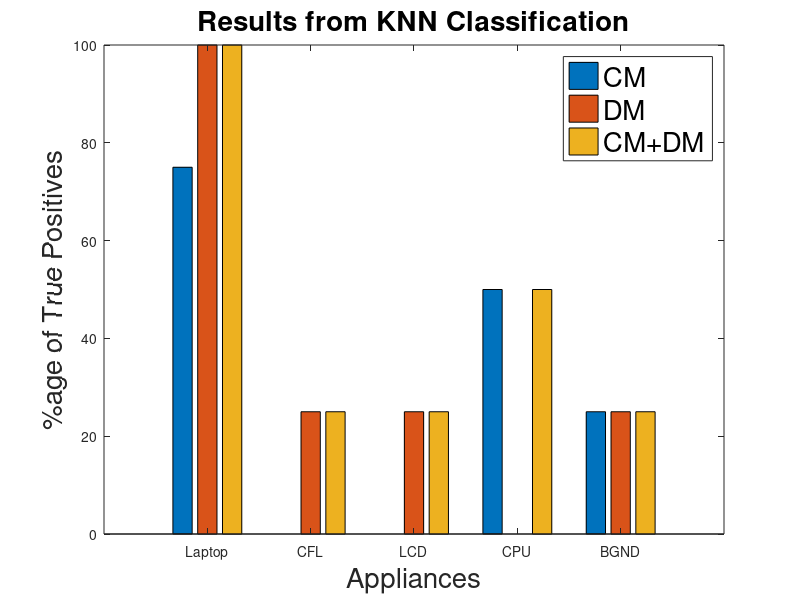
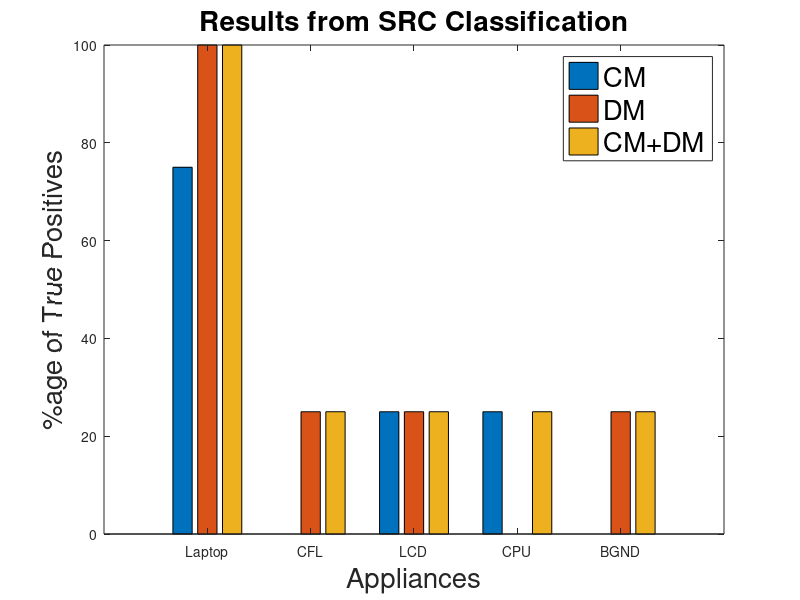
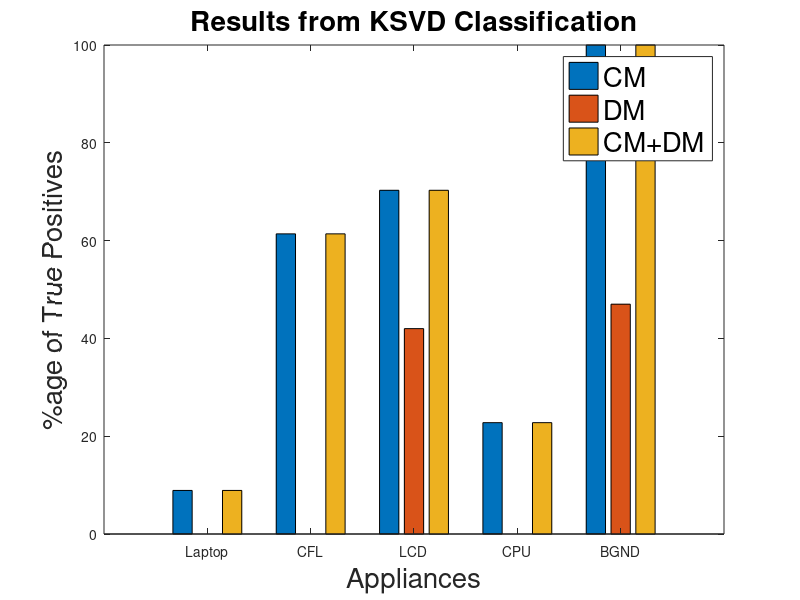

These figures' MATLAB source, in order:
clc;
clear all;
close all;
fontSize = 20;
% Plot histogram for KNN Data [CM, DM, CM+DM]
H = [75 100 100; 0 25 25; 0 25 25; 50 0 50; 25 25 25];
b=bar(H);
hold on;
set(gca,'Xtick',1:5,'XTickLabel',{'Laptop'; 'CFL'; 'LCD'; 'CPU';'BGND'})
title('Results from KNN Classification', 'FontSize', fontSize);
xlabel('Appliances', 'FontSize', fontSize);
ylabel('%age of True Positives', 'FontSize', fontSize);
l{1}='CM';l{2}='DM';l{3}='CM+DM';
legend(b,l,'FontSize', fontSize);
hold off;
saveas(gcf,'KNN_Hist','png');

% Plot histogram for SRC Data [CM, DM, CM+DM]
figure;
H = [75 100 100; 0 25 25; 25 25 25; 25 0 25; 0 25 25];
b=bar(H);
hold on;
set(gca,'Xtick',1:5,'XTickLabel',{'Laptop'; 'CFL'; 'LCD'; 'CPU';'BGND'})
title('Results from SRC Classification', 'FontSize', fontSize);
xlabel('Appliances', 'FontSize', fontSize);
ylabel('%age of True Positives', 'FontSize', fontSize);
l{1}='CM';l{2}='DM';l{3}='CM+DM';
legend(b,l,'FontSize', fontSize);
hold off;
saveas(gcf,'SRC_Hist','png');

% Plot histogram for KSVD Data [CM, DM, CM+DM]
figure;
H = [8.91 0 8.91; 61.38 0 61.38; 70.29 42 70.29; 22.77 0 22.77; 100 47 100];
b=bar(H);
hold on;
set(gca,'Xtick',1:5,'XTickLabel',{'Laptop'; 'CFL'; 'LCD'; 'CPU';'BGND'})
title('Results from KSVD Classification', 'FontSize', fontSize);
xlabel('Appliances', 'FontSize', fontSize);
ylabel('%age of True Positives', 'FontSize', fontSize);
l{1}='CM';l{2}='DM';l{3}='CM+DM';
legend(b,l,'FontSize', fontSize);
hold off;
saveas(gcf,'KSVD_Hist','png');



